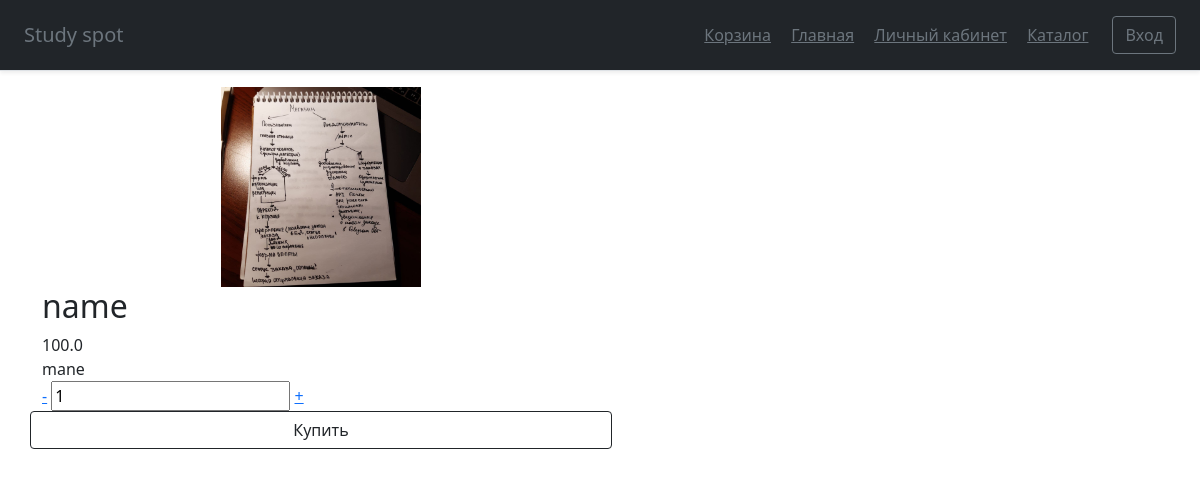
/item/1, run on an earlier commit of the app's database.
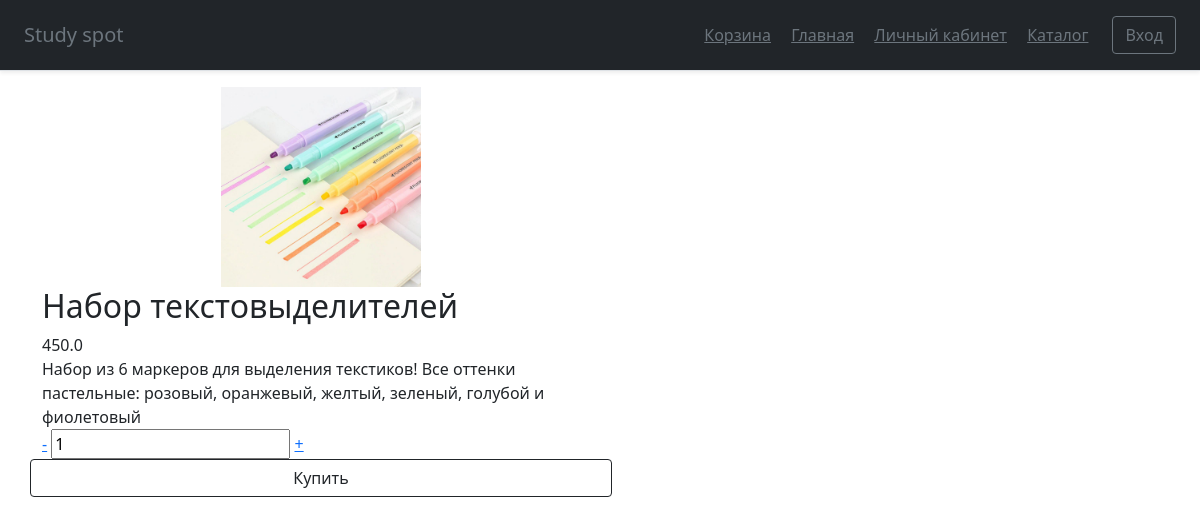
And on a later commit of the database.
### main.py (models this page shows)
class Items(db.Model):
    id = db.Column(db.Integer, primary_key=True, autoincrement=True)
    name = db.Column(db.String(100), nullable=True)
    description = db.Column(db.Text, nullable=True)
    photo_url = db.Column(db.Text, nullable=True)
    count = db.Column(db.Integer, nullable=True)
    price = db.Column(db.Float, nullable=True)

### main.py (the view, shortened to what this page needs)
    @app.route('/item/<id>', methods=['POST', 'GET'])
    def item(id):
        if request.method == 'GET':
            item = Items.query.filter(Items.id == id).all()[0]
            return render_template('item.html', item=item)

### templates/item.html
{% extends "base.html" %}
{% block content %}
<div class="content">
	<div class="container product padding-top">
		<div class="col-sm-6 product-gallery magnific-wrap">
			<div class="img-medium text-center">
				<div class="medium-slider">
						<img src="/{{ item.photo_url }}" width='200px' height="200px">
				</div>
			</div>
		</div>
		<div class="col-sm-6">
			<div class="row">
				<h2 data-product="116">{{ item.name }}</h2>
				<div class="cost">
					<div style="display: inline;" id="product_price">
						<span>{{ item.price }}</span>
					</div>
				</div>
			</div>
			<div class="rating-wrap">
				{{ item.description }}
				<form method="post">
					<div class="row product-count">
						<div class="counting inline-block">
							<a href="" class="a-less disabled">-</a>
							<input type="text" value="1" id="product_amount" data-max="50">
							<a href="" class="a-more">+</a>
						</div>
						<button class="w-100 btn btn-outline-dark" type="submit">Купить</button>
					</div>
				</form>
		</div>
	</div>
{% endblock %}

What changed in the data, as far as the page shows it:
changed Items: photo_url: a different picture; name "name" → "Набор текстовыделителей"; price "100.0" → "450.0"; description "mane" → "Набор из 6 маркеров для выделения текстиков! Все оттенки пастельные: розовый, оранжевый, желтый, зеленый, голубой и фиолетовый"
